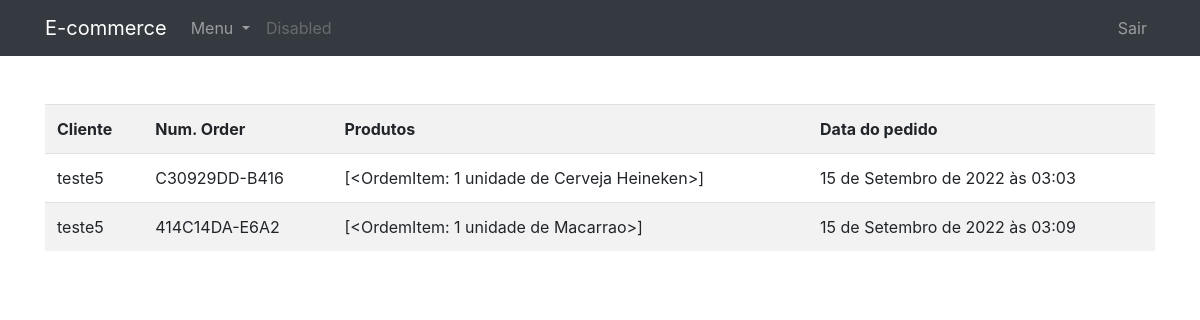
/portal/ (signed in), run on an earlier commit of the app's database.
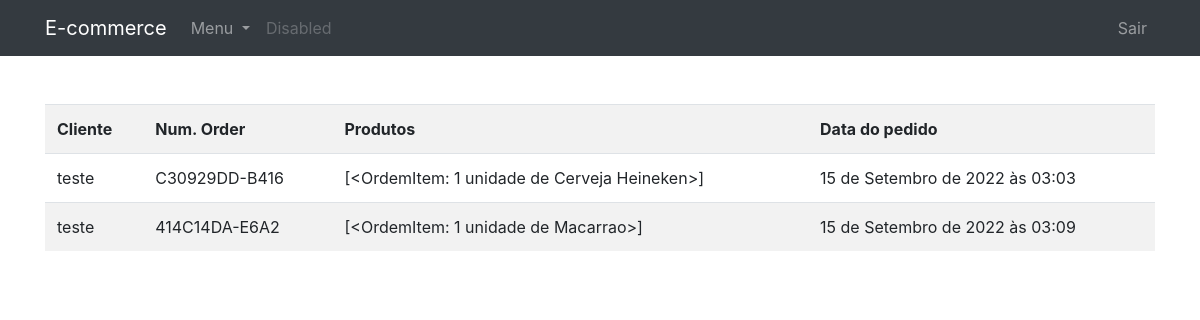
And on a later commit of the database.
### produtos/models.py (models this page shows, shortened)
class Ordem(models.Model):
    user = models.ForeignKey(
        CustomUser, on_delete=models.SET_NULL, blank=True, null=True
    )
    order_date = models.DateTimeField(auto_now_add=True, null=True, blank=True)
    ordered = models.BooleanField(default=False, null=True, blank=True)
    number_order = models.CharField(max_length=14, default=random_number, unique=True)
    supermarket = models.ForeignKey(
        Lojista, on_delete=models.SET_NULL, blank=True, null=True
    )
    def produtos(self):
        return list(OrdemItem.objects.filter(order__id=self.id))

class OrdemItem(models.Model):
    product = models.ForeignKey(
        Produto, on_delete=models.SET_NULL, blank=True, null=True
    )
    order = models.ForeignKey(Ordem, on_delete=models.SET_NULL, blank=True, null=True)
    quantity = models.IntegerField(default=0, null=True, blank=True)
    data_add = models.DateTimeField(auto_now_add=True, null=True, blank=True)
    def __str__(self):
        return f"{self.quantity} unidade de {self.product}"

class Produto(models.Model):
    name = models.CharField(max_length=70)
    price = models.FloatField()
    qnt_stock = models.IntegerField()
    sold = models.IntegerField()
    category = models.ForeignKey(Categoria, on_delete=models.CASCADE)
    description = models.TextField(default="", blank=True, null=True)
    slug = models.SlugField(max_length=250, null=True, blank=True)
    image = models.ImageField(upload_to="products/%Y/%m/%d", blank=True, null=True)
    expiration_date = models.DateField(null=True, blank=True)
    supermarket = models.ForeignKey(
        Lojista,
        on_delete=models.SET_NULL,
        blank=True,
        null=True,
    )
    class Meta:
        ordering = ["expiration_date"]
    def __str__(self):
        return self.name

### users/models.py (models this page shows)
class CustomUser(AbstractUser):
    class Role(models.TextChoices):
        SUPERMARKET = "SUPERMARKET", _("Supermarket")
        CLIENT = "CLIENT", _("Client")
    role = models.CharField(max_length=50, choices=Role.choices)
    def __str__(self):
        return self.username

### lojista/views.py (the view)
# urls.py: path("", MinhasOrdens.as_view(), name="minhas_ordens"),
class MinhasOrdens(SupermarketUserMixin, ListView):
    model = Ordem
    template_name = "lojista/minhas_ordens.html"
    context_object_name = "orders"
    def get_queryset(self):
        qs = super().get_queryset()
        return qs.filter(supermarket__supermarket=self.request.user)

### lojista/views.py (called while the page is built)
    def test_func(self):
        if self.request.user.is_authenticated:
            print("entrou")
            print(self.request.user.role)
            return (
                self.request.user.role == "SUPERMARKET"
                or self.request.user.is_superuser
            )

### templates/lojista/minhas_ordens.html
{% extends 'base-portal.html' %}
{% block content %}
<table class="table table-striped">
    <tr>
        <th>Cliente</th>
        <th>Num. Order</th>
        <th>Produtos</th>
        <th>Data do pedido</th>
    </tr>
    {% for order in orders %}
        <tr>
            <td>{{order.user}}</td>
            <td>{{order.number_order}}</td>
            <td>{{order.produtos}}</td>
            <td>{{order.order_date}}</td>
        </tr>
    {% endfor %}
</table>
{% endblock %}

What changed in the data, as far as the page shows it:
changed through a linked row, Ordem "C30929DD-B416": user "teste5" → "teste"
changed through a linked row, Ordem "414C14DA-E6A2": user "teste5" → "teste"
